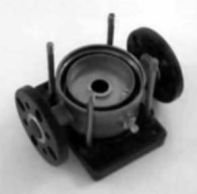
#> input picture 151214(chap147).png, 197 x 194 px
$ jupyter execute chap147.ipynb
#> lines starting #> are read from the running program, lines starting #| are printed output that depends on the picture; after the words box and inside, x2 and y2 are one past the last pixel; in counts of white or black regions, pixels touching at a corner belong together
#### 1.4.7  Canny Edge Detection

[cell 1]
import cv2
import numpy as np
from matplotlib import pyplot as plt

##### Canny Edge Detection

[cell 2]
img = cv2.imread('151214(chap147).png',0)
#> img is the input picture: shape (194, 197); min 0, max 255, mean 145.5
edges = cv2.Canny(img,100,200)##min, max 바꿔가며 해보기
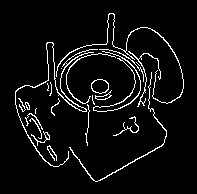
#> edges: shape (194, 197); 5.7% white in thin lines or dots, all inside (x1, y1, x2, y2) = (15, 13, 184, 182)
plt.subplot(121),plt.imshow(img,cmap = 'gray')
plt.title('Original Image'), plt.xticks([]), plt.yticks([])
plt.subplot(122),plt.imshow(edges,cmap = 'gray')
plt.title('Edge Image'), plt.xticks([]), plt.yticks([])
plt.show()
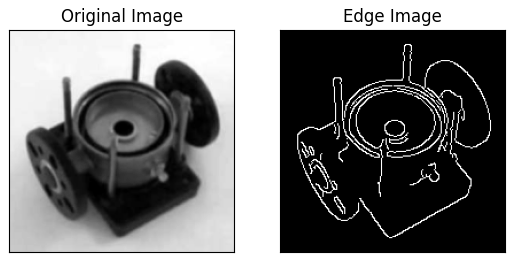
#> figure drawn by matplotlib, 2 panels

[cell 3]
img = cv2.imread('sIMG_2177.jpg',0)
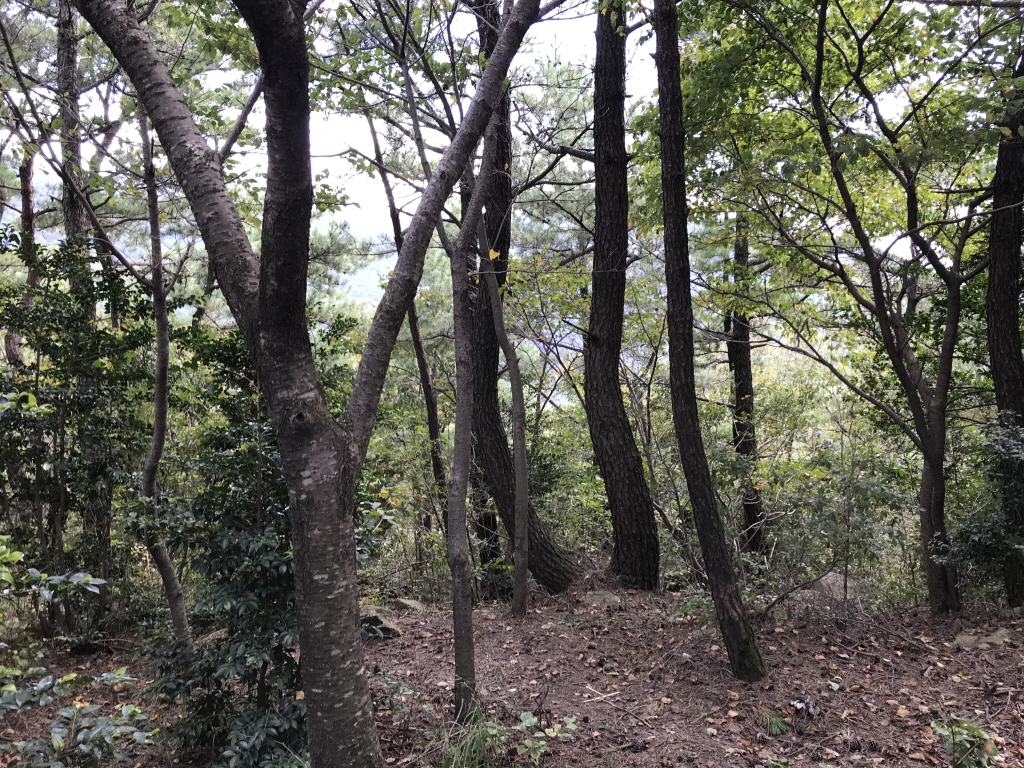
#> input picture sIMG_2177.jpg, 1024 x 768 px
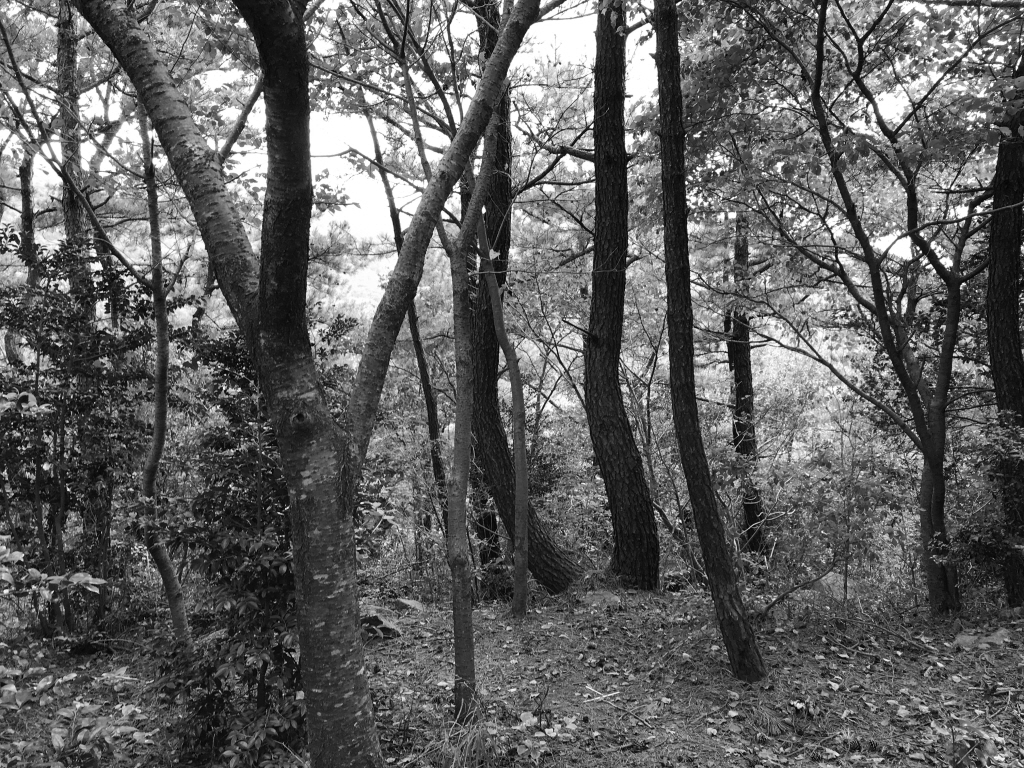
#> img: shape (768, 1024); min 2, max 255, mean 95.4
edges = cv2.Canny(img,100,200)##min, max 바꿔가며 해보기
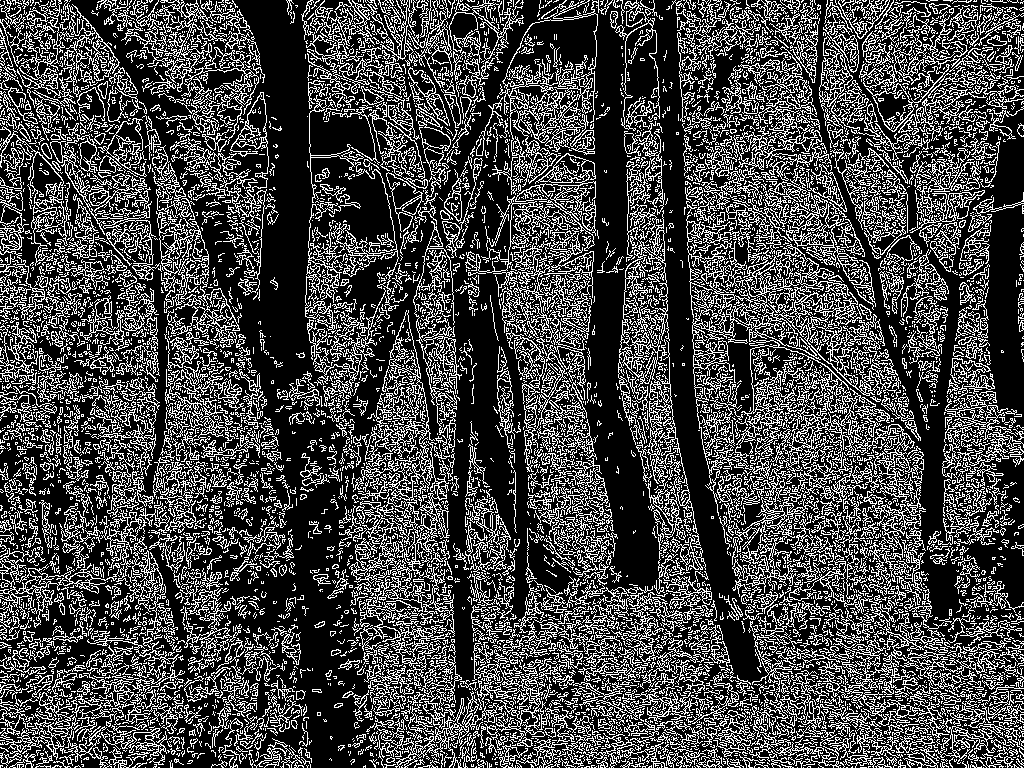
#> edges: shape (768, 1024); 27.6% white in thin lines or dots
plt.subplot(121),plt.imshow(img,cmap = 'gray')
plt.title('Original Image'), plt.xticks([]), plt.yticks([])
plt.subplot(122),plt.imshow(edges,cmap = 'gray')
plt.title('Edge Image'), plt.xticks([]), plt.yticks([])
plt.show()
